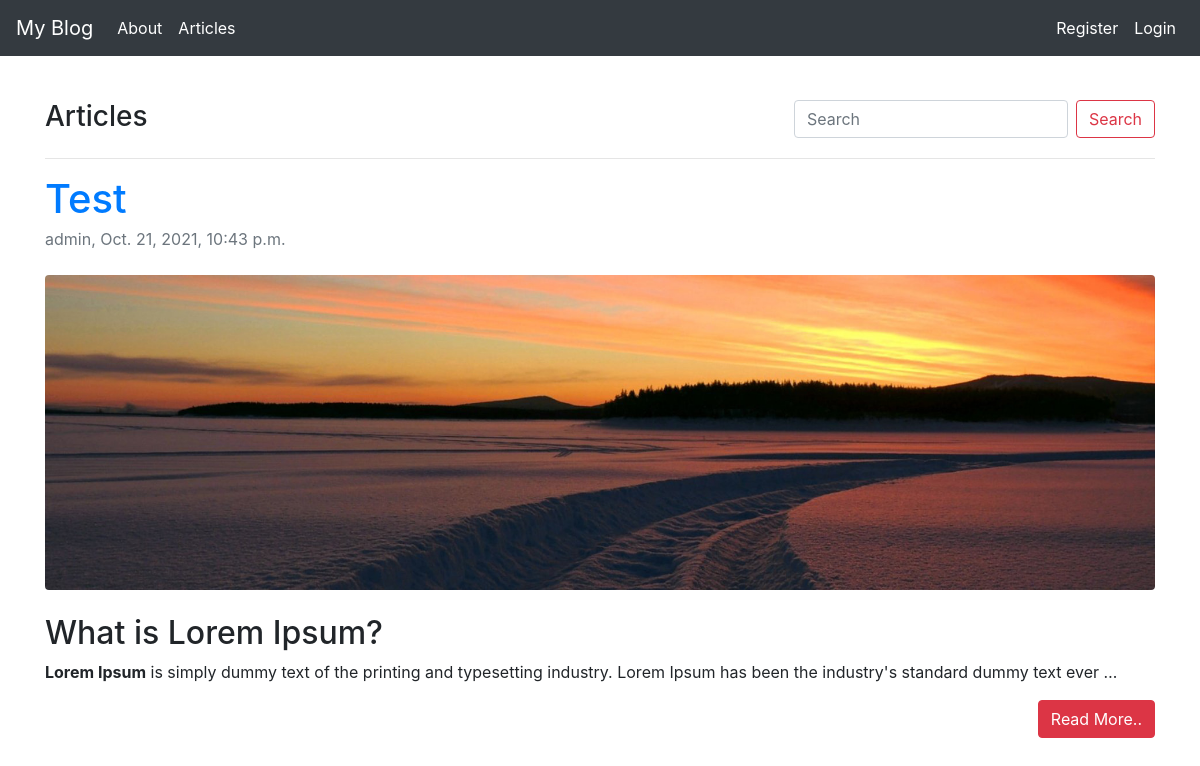
The app's page /articles/ with its own data.
### article/models.py (models this page shows, shortened)
class Article(models.Model):
    author = models.ForeignKey("auth.User", on_delete = models.CASCADE, verbose_name= "Author")
    title = models.CharField(max_length = 50, verbose_name= "Title")
    content = RichTextField()
    createdDate = models.DateTimeField(auto_now_add = True, verbose_name = "Created Date")
    articleImage = models.FileField(blank = True, null = True, verbose_name = "Image")
    class Meta:
        ordering = ['-createdDate']

### article/views.py (the view)
# urls.py: path('', views.articles, name = "articles"),
def articles(request):
    keyword = request.GET.get("keyword")
    if keyword:
        articles = Article.objects.filter(title__contains = keyword)
        return render(request, "articles.html", {"articles" : articles})
    articles = Article.objects.all()
    return render(request, "articles.html", {"articles" : articles})

### templates/articles.html (shortened to what this page needs)
{% extends "layout.html" %}
{% block body %}
<div class="row">
    <div class="col-lg-6">
        <h3>Articles</h3>
    </div>
    <div class="col-lg-6">
        <form class="form-inline" style="float: right;">
            <input class="form-control mr-sm-2" type="text" name="keyword" placeholder="Search" aria-label="Search">
            <button class="btn btn-outline-danger my-2 my-sm-0" type="submit">Search</button>
        </form>
    </div>
</div>
<hr>
{% if articles  %}
    {% for article in articles %}
    <div class="row">
        <div class="col-md-12">
            <article>
                 <header class="mb-4">
                    <h1 class="fw-bolder mb-1">
                        <a href="{% url 'article:detail' article.id %}">
                            {{ article.title }}
                        </a>
                    </h1>
                    <div class="text-muted fst-italic mb-2">{{ article.author.username }}, {{ article.createdDate }}</div>
                </header>
                 {% if article.articleImage  %}
                 <a href="{% url 'article:detail' article.id %}"><figure class="mb-4"><img class="img-fluid rounded" src="{{ article.articleImage.url }}" alt="..."></figure></a>
                 {% endif %}
                <section class="mb-5">
                    <p>
                        {{ article.content | safe | truncatewords:25}}
                    </p>
                    <a href="{% url 'article:detail' article.id %}" class="btn btn-danger" style="float:right;">Read More..</a>
                </section>
            </article>
        </div>
    </div>
    {% endfor %}
{% else %}
    <div class="alert alert-danger">There are no articles in this block.</div>
{% endif %}
{% endblock %}

### records on screen
Article: title "Test", author.username "admin", createdDate "Oct. 21, 2021, 10:43 p.m.", articleImage (picture), content "What is Lorem Ipsum? Lorem Ipsum is simply dummy text of the printing and typesetting industry. Lorem Ipsum has been the industry's standard dummy text ever …"
